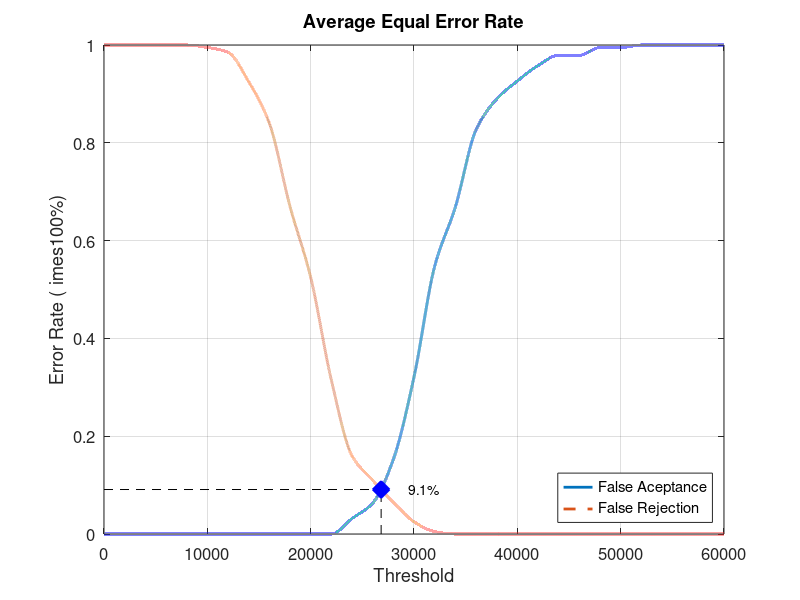
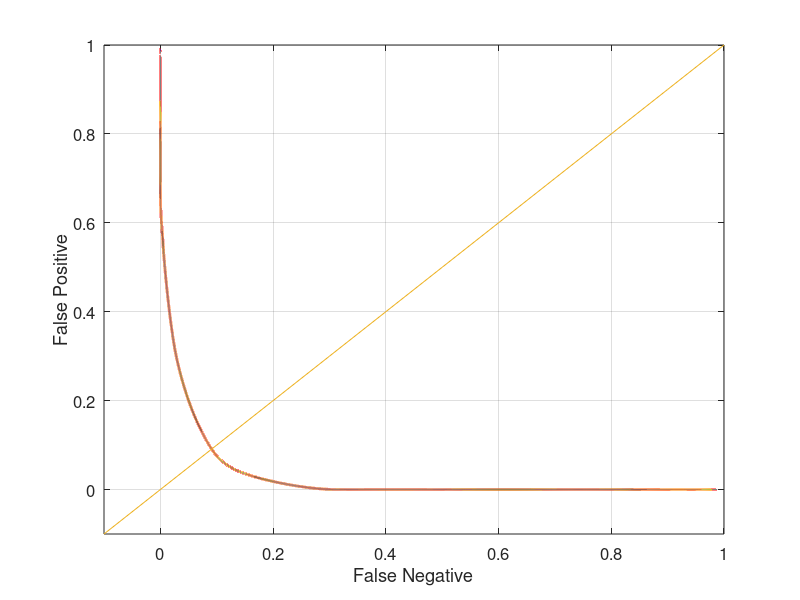

Reproduce these figures in MATLAB, in order.
close all;
clear;
clc;
x = 0:2000:60000;
xq = 0:0.5:60000;

y0 = [0 0 0 0 0 0 0 0 0 0 0 0 0.0315789 0.0631579 0.152632 0.321053 0.547368 0.668421 0.826316 0.889474 0.926316 0.957895 0.978947 0.978947 0.994737 0.994737 1 1 1 1 1]
yy0 = interp1(x, y0, xq, 'pchip');
y1 = [1 1 1 1 1 0.995 0.985 0.925 0.84 0.67 0.525 0.315 0.16 0.11 0.065 0.025 0.005 0 0 0 0 0 0 0 0 0 0 0 0 0 0]
yy1 = interp1(x, y1, xq, 'pchip');

% Calculating EER: 
y2 = abs(y0 - y1);
find(y2 == min(y2))
yy2 = abs(yy0 - yy1);
xEER = find(yy2 == min(yy2));
xEERIndex = xq(xEER) % X-axis EER
yEER = yy0(xEER) % Y-axis EER

main = figure
plot(xq, yy0,'-','LineWidth', 2);	hold on
plot(xq, yy1,'--','LineWidth', 2);	hold on
plot([xEERIndex xEERIndex], [0 yEER], 'k--');	hold on
plot([0 xEERIndex], [yEER yEER], 'k--');	hold on
plot(xEERIndex, yEER, 'bx', 'LineWidth', 10);	hold on
text(xEERIndex + 10 * xEERIndex / 100, yEER, [num2str(round((10000 * yEER)) / 100) '%'])
legend('False Aceptance', 'False Rejection', 'Location', 'SouthEast')
xlabel('Threshold')
ylabel('Error Rate (	imes100%)')
title('Average Equal Error Rate')
set(gca, 'FontSize', 12)
axis([0 60000 0 1])
grid on

print(main, 'Database3_2Main', '-dpng');
FNRxFPR = figure('Color', [1 1 1]);
plot(yy1, yy0, '-', yy1, yy0, 'LineWidth', 2);
hold on
y = -0.1:0.1:1
plot(y, y); 
set(gca, 'FontSize', 12)
xlabel('False Negative')
ylabel('False Positive')
axis([-0.1 1 -0.1 1])
set(gca, 'FontSize', 12)
grid on

print(FNRxFPR, 'Database3_2FNRxFPR','-dpng');
